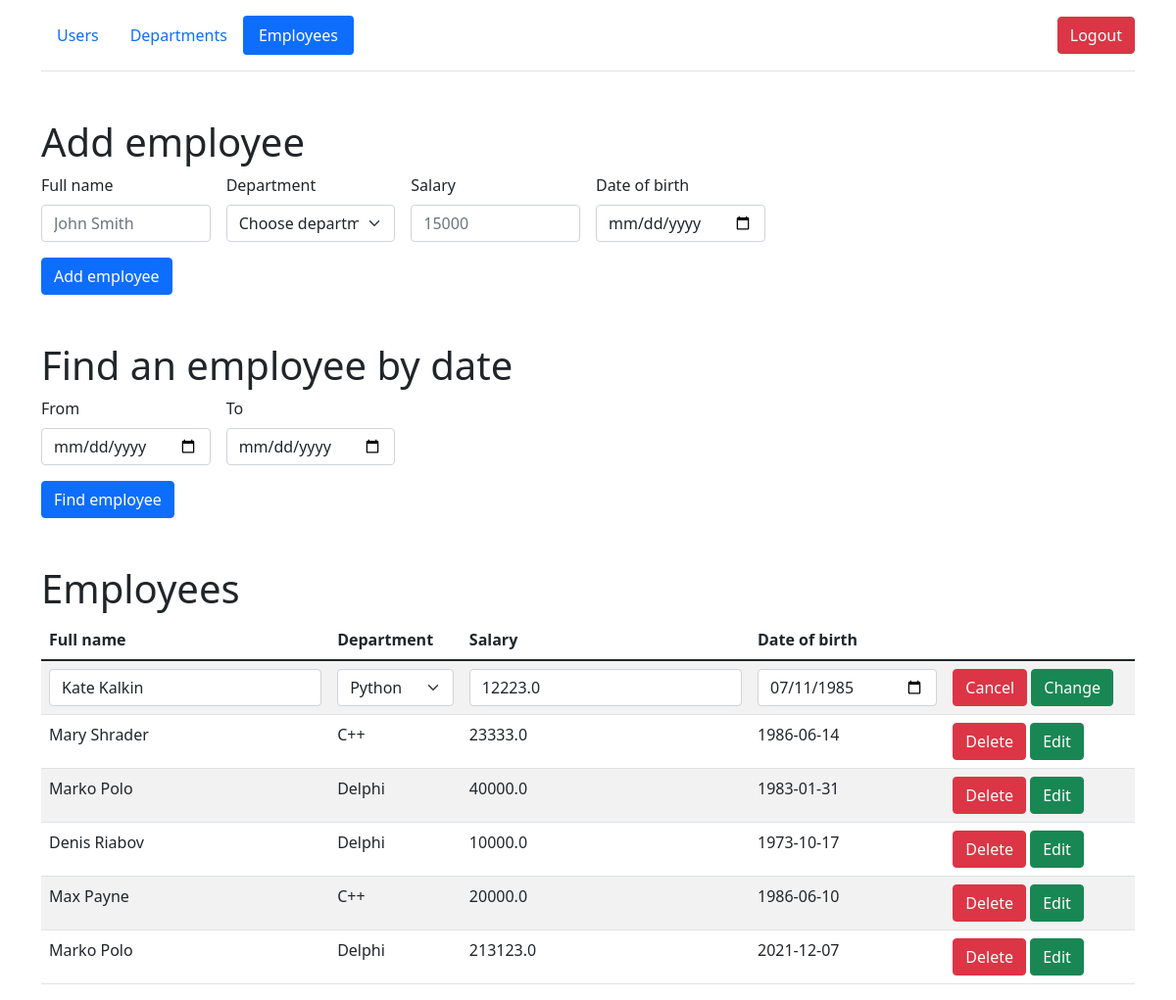
/employees/1/edit (signed in), run on the app's committed database.
### models/employees.py (models this page shows, shortened)
class Employees(db.Model):
    __table_args__ = {'extend_existing': True}
    id = db.Column(db.Integer, primary_key=True)
    department = db.Column(db.String(50), nullable=False)
    name = db.Column(db.String(50), nullable=False)
    birth_date = db.Column(db.Date, nullable=False)
    salary = db.Column(db.Float, nullable=False)

### views/views_employees.py (the view, shortened to what this page needs)
@api_employees.route('/employees/<int:id>/edit', methods=['GET', 'POST'])
@login_required
def edit_emp(id):
    if session.get('user') and session.get('user')[0] == ADMIN:
        departments = Departments.query.all()
        employees = Employees.query.all()
        if Employees.query.get(id):
            return render_template('employees.html', id=id, departments=departments, employees=employees)
        return redirect('/employees')

### views/views_employees.py (called while the page is built)
@api_employees.before_request
def check_session():
    if session.get('user'):
        users = User.query.filter_by(login=session.get('user')[0]).all()
        login_user(users[0])
        session.permanent = False
    else:
        return redirect('/')

### templates/employees.html (shortened to what this page needs)
{% extends 'base.html' %}
{% block body %}
<div class="container">
        <header class="d-flex flex-wrap align-items-center justify-content-center justify-content-md-between py-3 mb-4 border-bottom">
          <ul class="nav nav-pills">
              <li class="nav-item"><a href="/users" class="nav-link">Users</a></li>
            <li class="nav-item"><a href="/departments" class="nav-link">Departments</a></li>
            <li class="nav-item"><a href="/employees" class="nav-link active">Employees</a></li>
          </ul>
            <div class="col-md-3 text-end">
                <a href="/logout">
                    <button type="button" class="btn btn-danger">Logout</button>
                </a>
              </div>
        </header>
      </div>
 <div class="container mt-5">
        <h1>Add employee</h1>
      <form method="post" class="row g-3 needs-validation" novalidate>
                <div class="col-md-2">
                  <label for="validationCustom01" class="form-label">Full name</label>
                  <input type="text"  name="name" class="form-control" id="validationCustom01" placeholder="John Smith" required>
                </div>
                <div class="col-md-2">
                  <label for="validationCustom04" class="form-label">Department</label>
                  <select name="department" class="form-select" id="validationCustom04" required>
                    <option selected disabled value="">Choose department</option>
                  </select>
                </div>
                <div class="col-md-2">
                  <label for="validationCustom05" class="form-label">Salary</label>
                  <input name="salary" type="text" class="form-control" id="validationCustom05" placeholder="15000" required>
                </div>
                  <div class="col-md-2">
                    <label for="validationCustom05" class="form-label">Date of birth</label>
                    <input name="birth_date" id="validationCustom06" type="date" class="form-control">
                  </div>
              <div class="col-12">
                <button class="btn btn-primary" type="submit">Add employee</button>
              </div>
      </form>
 </div>
<div class="container mt-5">
    <h1>Find an employee by date</h1>
     <form id="find_by_date" method="post" class="row g-3 needs-validation" novalidate>
        <div class="col-md-2">
                    <label for="validationCustom05" class="form-label">From</label>
                    <input name="From" id="validationCustom0" type="date" class="form-control">
        </div>
         <div class="col-md-2">
                    <label for="validationCustom05" class="form-label">To</label>
                    <input name="To" id="validationCustom1" type="date" class="form-control">
        </div>
         <div class="col-12">
                <button class="btn btn-primary" type="submit">Find employee</button>
              </div>
     </form>
</div>
<div class="container mt-5">
    <h1>Employees</h1>
        <table id="data" class="table table-striped">
            <thead>
              <tr>
                <th>Full name</th>
                  <th>Department</th>
                  <th>Salary</th>
                  <th>Date of birth</th>
                  <th></th>
              </tr>
            </thead>
            <tbody>
              {% for emp in employees %}
              {% if emp.id == id %}
                  <form method="post" class="row g-3 needs-validation" novalidate>
                            <tr>
                                  <td><input type="text"  name="new_name" class="form-control" id="validationCustom08" value="{{ emp.name }}" required></td>
                                  <td><select name="new_department" class="form-select" id="validationCustom09"  required>
                                    <option selected >{{ emp.department }}</option>
                                  </select></td>
                                    <td><input name="new_salary" type="text" class="form-control" id="validationCustom10" value="{{ emp.salary }}" required></td>
                                    <td><input name="new_birth_date" id="validationCustom11" type="date" class="form-control" value="{{ emp.birth_date }}"></td>
                                    <td>
                                 <a href="/employees" class="btn btn-danger">Cancel</a>
                                <button class="btn btn-success" type="submit">Change</button>
                                </td>
                         </tr>
                  </form>
              {% else %}
                <tr>
                  <td>{{ emp.name }}</td>
                  <td>{{ emp.department }}</td>
                    <td>{{ emp.salary }}</td>
                    <td>{{ emp.birth_date }}</td>
                    <td>
                 <a href="/employees/{{ emp.id }}/del" class="btn btn-danger">Delete</a>
                <a href="/employees/{{ emp.id }}/edit" class="btn btn-success">Edit</a>
              </td>
                </tr>
                {% endif %}
              {% endfor %}
            </tbody>
        </table>
</div>
{% endblock %}

### data on the page
Employees: new_name "Kate Kalkin", new_department "Python", new_salary "12223.0", new_birth_date "07/11/1985"
Employees: name "Mary Shrader", department "C++", salary "23333.0", birth_date "1986-06-14"
Employees: name "Marko Polo", department "Delphi", salary "40000.0", birth_date "1983-01-31"
Employees: name "Denis Riabov", department "Delphi", salary "10000.0", birth_date "1973-10-17"
Employees: name "Max Payne", department "C++", salary "20000.0", birth_date "1986-06-10"
Employees: name "Marko Polo", department "Delphi", salary "213123.0", birth_date "2021-12-07"
